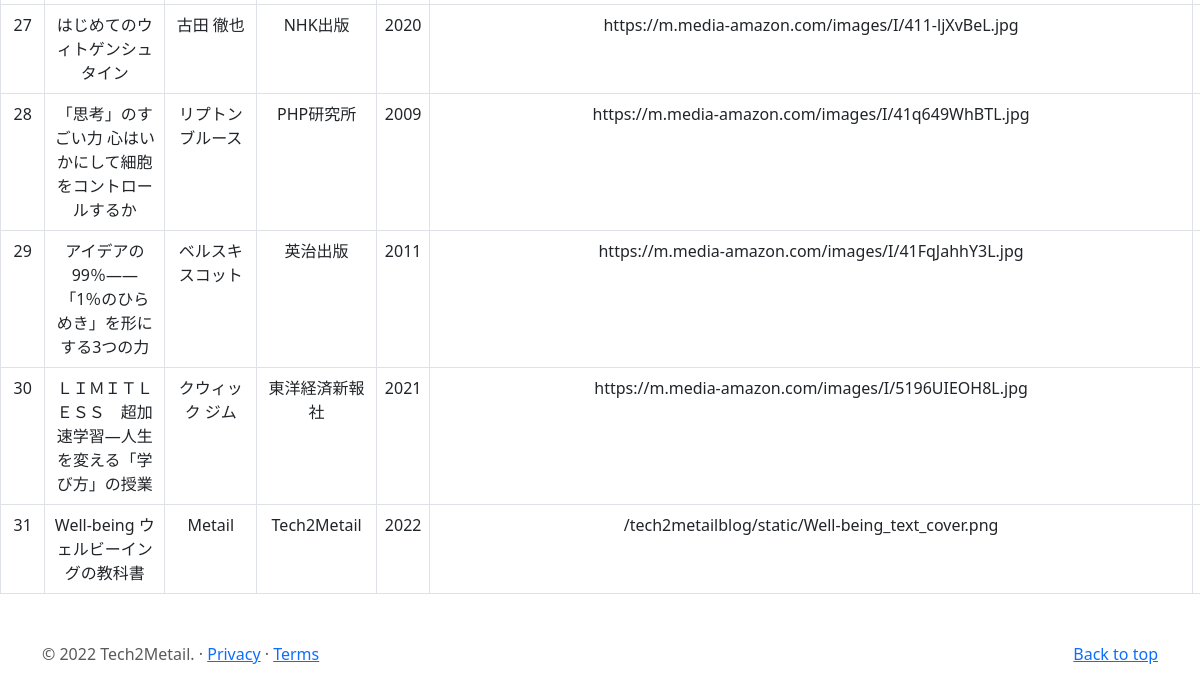
The page /books (signed in, lower part) on the database as committed earlier.
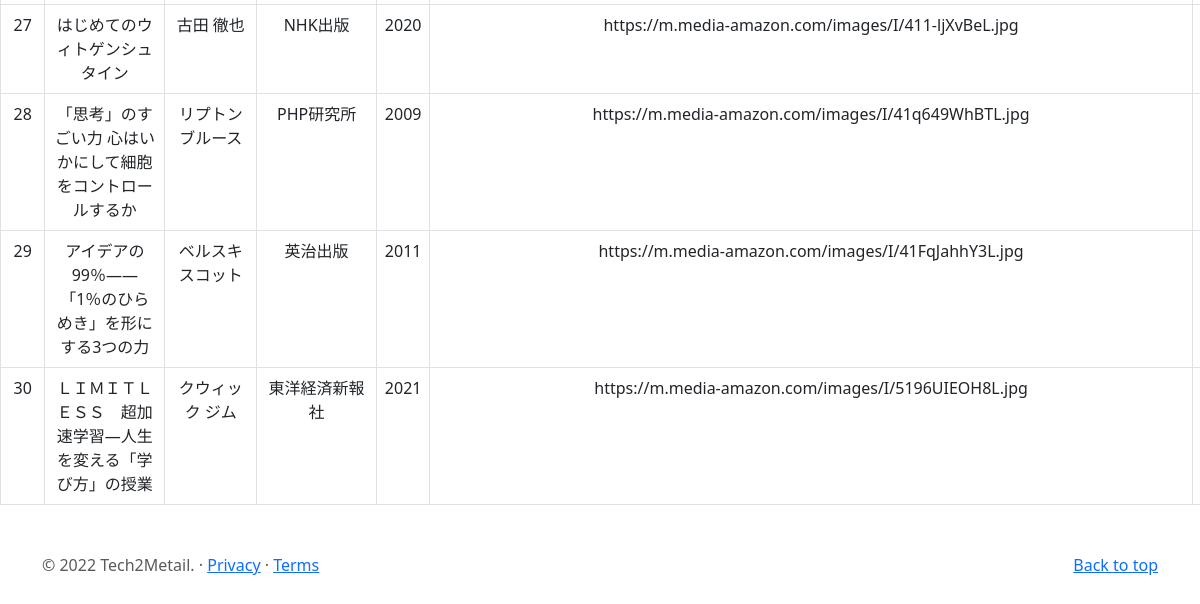
The same page on the database as committed later.
### tech2metailblog/models.py (models this page shows, shortened)
class Books(db.Model):
    __tablename__ = 'books'
    id = db.Column(db.Integer, primary_key = True)
    title = db.Column(db.String(50),unique=True, nullable=False)
    author = db.Column(db.String(50), nullable=False)
    published_by = db.Column(db.String(50), nullable=False)
    published_at = db.Column(db.Integer, nullable=False)
    img_link = db.Column(db.String(100))
    pur_link = db.Column(db.String(100))
    created_at = db.Column(db.DateTime)
    booksposts = db.relationship('BooksPost',backref='book',lazy=True)

### tech2metailblog/books/views.py (the view)
@books.route('/books')
@login_required
def show_books():
    if current_user.username == admin_user:
        books = Books.query.all()
        return render_template('books/index.html', books=books)
    else:
        return render_template('error_pages/403.html')

### tech2metailblog/models.py (called while the page is built)
@login_manager.user_loader
def load_user(user_id):
    return User.query.get(user_id)

### tech2metailblog/templates/books/index.html (shortened to what this page needs)
{% extends "base.html" %}
{% block content %}
<div class="table-responsive">
<table class="table table-bordered">
  <tbody>
    {% for book in books %}
      <tr class="text-center">
          <td>{{book.id}}</td>
          <td>{{book.title}}</td>
          <td>{{book.author}}</td>
          <td>{{book.published_by}}</td>
          <td>{{book.published_at}}</td>
          <td>{{book.img_link}}</td>
          <td>{{book.pur_link}}</td>
      </tr>
      {% endfor %}
  </tbody>
</table>
</div>
{% endblock %}

Rows that differ between the two databases and show on the page:
removed Books: id "31", title "Well-being ウェルビーイングの教科書", author "Metail", published_by "Tech2Metail", published_at "2022", img_link "/tech2metailblog/static/Well-being_text_cover.png"
